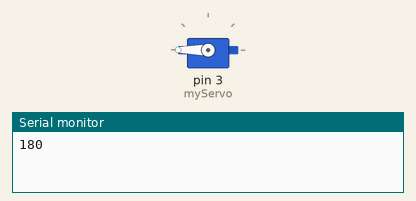
Recording of a sketch running on a simulated Arduino Uno, built with avr-gcc and run on an emulated ATmega328P. On the bench: servo, the last lines printed to the serial monitor.

Above: at 0.05 s.
At 1.5 s:
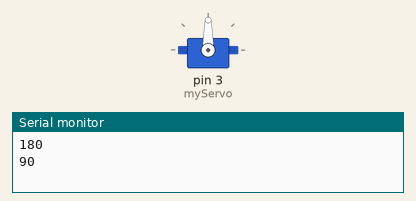
At 3.0 s:
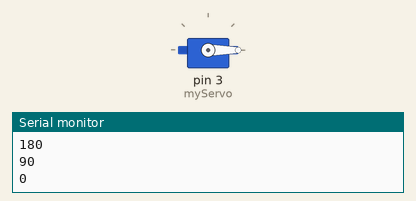
Timing chart, 0 to 6.9 s (numbered marks = the images above):
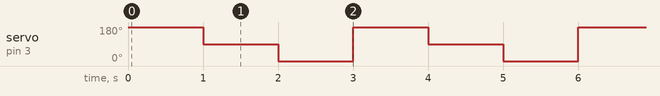

The sketch:

sketch_feb20a.ino
```cpp
#include <Servo.h>
Servo myServo;
void setup() {
  // put your setup code here, to run once:
myServo.attach(3);
Serial.begin(9600);
}

void loop() {
  // put your main code here, to run repeatedly:
myServo.write(180);
Serial.println(180);
delay(1000);
myServo.write(90);
Serial.println(90);
delay(1000);
myServo.write(0);
Serial.println(0);
delay(1000);
}
```

Measured:
- by itself, servo on pin 3 (myServo): repeats every 3.0 s: 0° 1.0 s, 180° 1.0 s, 90° 1.0 s
